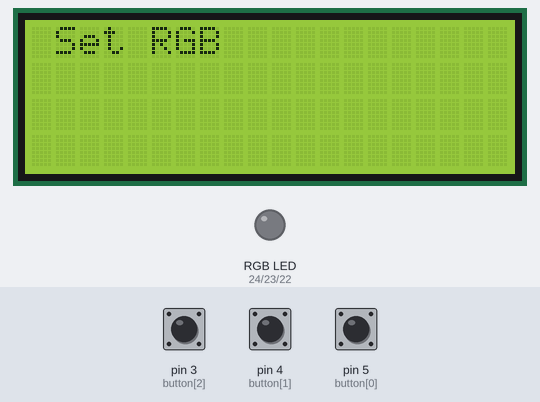
Bench run of a sketch on a simulated Arduino Mega 2560, built with avr-gcc and run on an emulated ATmega2560. Shown: 20×4 character LCD, an RGB LED mixed from three pins (HIGH = lit). The test bench sets the inputs (shaded band); at power-on: pin 3 (button[2]) HIGH, pin 4 (button[1]) HIGH, pin 5 (button[0]) HIGH.

Above: at 1.7 s.
1.8 s: pin 3 (button[2]) pulled LOW for 0.15 s
At 2.3 s:
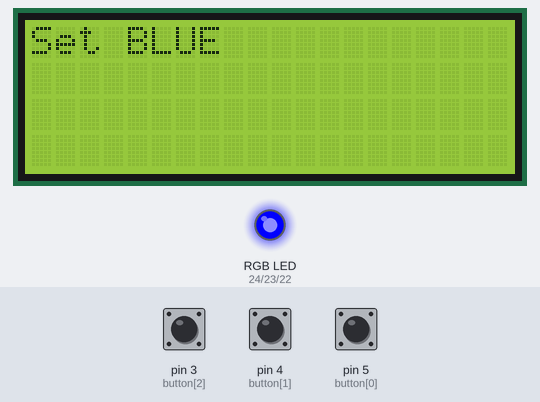
3.4 s: pin 4 (button[1]) pulled LOW for 0.15 s
At 4.6 s:
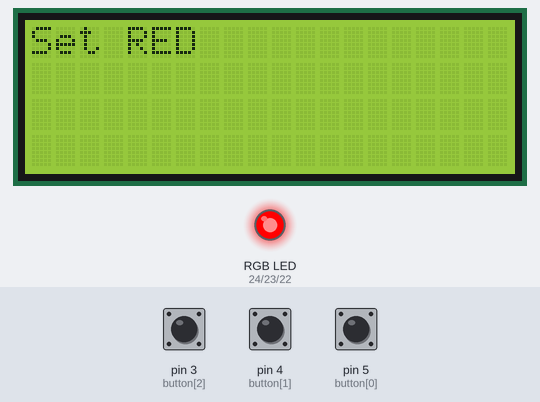
5.0 s: pin 5 (button[0]) pulled LOW for 0.15 s
At 5.9 s:
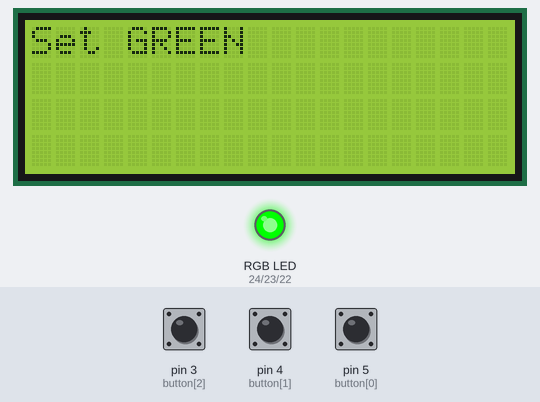
6.6 s: pin 3 (button[2]) pulled LOW for 1 s
At 8.4 s:
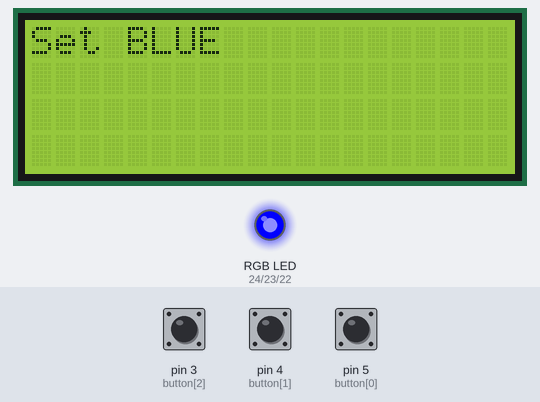
9.1 s: pin 4 (button[1]) pulled LOW for 1 s
At 11.4 s:
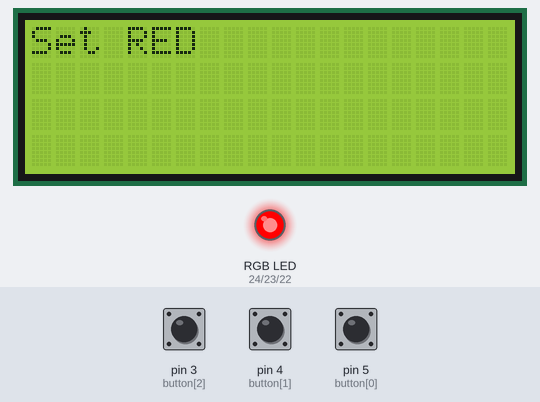
Timing chart, 0 to 12.6 s (numbered marks = the images above; inputs shaded):
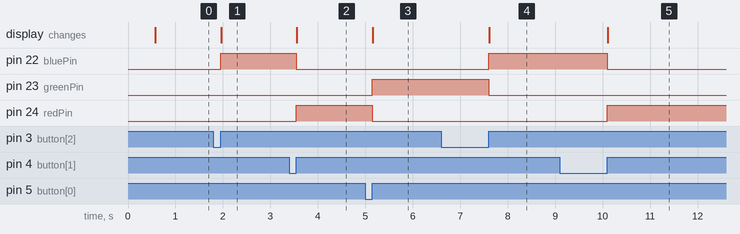

The sketch:

RGB_Test.ino
```cpp
#include <LiquidCrystal_I2C.h>
#include <Wire.h>


//--- RGB&Buzzer PINS----------------------------------------------------------------------------------
int redPin = 24;      //Define el pin del arduino en que estará conectado el pin del led RGB rojo.
int greenPin = 23;    //Define el pin del arduino en que estará conectado el pin del led RGB verde.
int bluePin = 22;     //Define el pin del arduino en que estará conectado el pin  del led RGB azul.

//---------------------DEFINIENDO BOTONES --------------------------------------------------------------
#define BTN_GREEN 0
#define BTN_RED   1
#define BTN_BLUE  2

// Este arreglo contiene los pines utilizados para los botones
uint8_t button[3] = {
  5,
  4,
  3
};

// Este arreglo contiene el último state conocido de cada línea
uint8_t button_state[3];

LiquidCrystal_I2C lcd(0x27, 20, 4); //set the LCD address to 0x27 for a 16 chars and 2 line display
/*---------------------------------------------------------------------------------------------*/
/*                               Control_Subsystem
/*---------------------------------------------------------------------------------------------*/
void setup() {
  // Configurar como PULL-UP para ahorrar resistencias
  pinMode(button[BTN_RED], INPUT_PULLUP);
  pinMode(button[BTN_BLUE], INPUT_PULLUP);
  pinMode(button[BTN_GREEN], INPUT_PULLUP);

  // Se asume que el state inicial es HIGH
  button_state[0] = HIGH;
  button_state[1] = HIGH;
  button_state[2] = HIGH;

  lcd.init();
  lcd.backlight();
  delay(500);

  LCD_screenHOME();
}

// Facilita la detección de flancos de subidan en los pines
// monitoreados. Asume la existencia de un arreglo button
// con la asignación actual de pines y un arreglo button_state
// con los valores de línea
uint8_t Rising_edge(int btn) {
  uint8_t newValue = digitalRead(button[btn]);
  uint8_t result = button_state[btn]!=newValue && newValue == 1;
  button_state[btn] = newValue;
  return result;
}
void RGB_setColor(int r, int g, int b) {
  analogWrite(redPin, r);
  analogWrite(greenPin, g);
  analogWrite(bluePin, b);
}
/******************* DRAW_Management ****************************/
void LCD_screenHOME(){
  lcd.clear();
  lcd.setCursor(0,0);
  lcd.print(" Set RGB");
}
void LCD_screenRED(){
  lcd.clear();
  lcd.setCursor(0,0);
  lcd.print("Set RED");
}
void LCD_screenGREEN(){
  lcd.clear();
  lcd.setCursor(0,0);
  lcd.print("Set GREEN");
}
void LCD_screenBLUE(){
  lcd.clear();
  lcd.setCursor(0,0);
  lcd.print("Set BLUE");
}

void loop() {
 if(Rising_edge(BTN_RED)) {
   RGB_setColor(255,0,0);
   LCD_screenRED();
 }
  if(Rising_edge(BTN_BLUE)) {
   RGB_setColor(0,0,255);
   LCD_screenBLUE();
 }
  if(Rising_edge(BTN_GREEN)) {
   RGB_setColor(0,255,0);
   LCD_screenGREEN();
 }
}
```

Measured:
- after the input at 1.8 s, pin 22 (bluePin): LOW → HIGH after 0.15 s; the display: changes after 0.16 s (image 1)
- after the input at 3.4 s, pin 22 (bluePin): HIGH → LOW after 0.15 s; pin 24 (redPin): LOW → HIGH after 0.15 s; the display: changes after 0.16 s (image 2)
- after the input at 5.0 s, pin 23 (greenPin): LOW → HIGH after 0.15 s; pin 24 (redPin): HIGH → LOW after 0.15 s; the display: changes after 0.16 s (image 3)
- after the input at 6.6 s, pin 22 (bluePin): LOW → HIGH after 1.0 s; pin 23 (greenPin): HIGH → LOW after 1.0 s; the display: changes after 1.0 s (image 4)
- after the input at 9.1 s, pin 22 (bluePin): HIGH → LOW after 1.0 s; pin 24 (redPin): LOW → HIGH after 1.0 s; the display: changes after 1.0 s (image 5)
